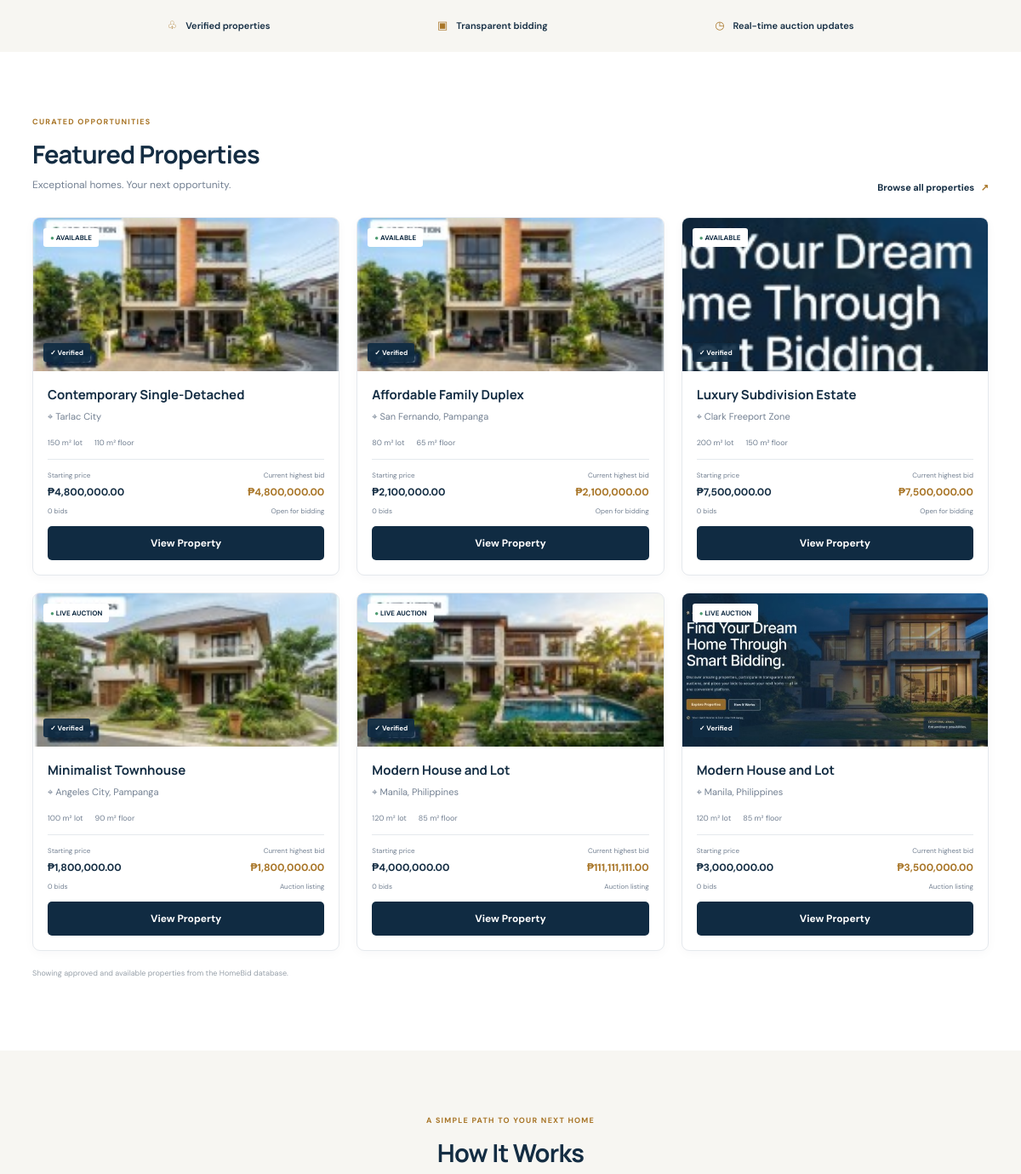
Before: / (middle part) with the older database file.
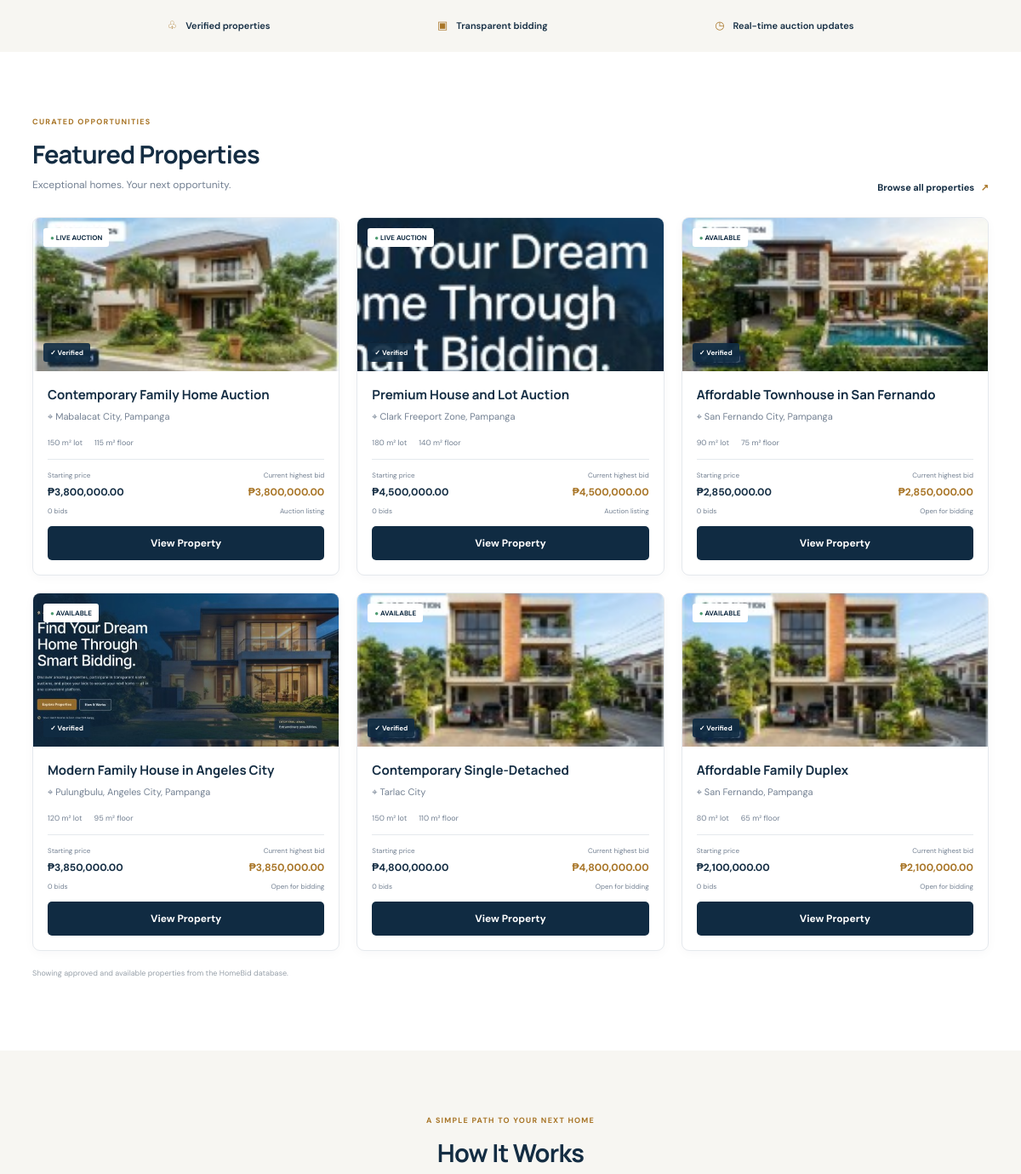
After: the same page with the newer database file.
### tables this page shows
CREATE TABLE `properties` (
  `id` int(11) NOT NULL,
  `user_id` int(11) NOT NULL,
  `title` varchar(150) NOT NULL,
  `description` text NOT NULL,
  `category` varchar(80) DEFAULT NULL,
  `location` varchar(255) NOT NULL,
  `region` varchar(100) DEFAULT NULL,
  `province` varchar(150) DEFAULT NULL,
  `city` varchar(150) DEFAULT NULL,
  `barangay` varchar(150) DEFAULT NULL,
  `lot_number` varchar(100) DEFAULT NULL,
  `lot_area` decimal(10,2) NOT NULL,
  `floor_area` decimal(10,2) NOT NULL,
  `price` decimal(12,2) NOT NULL,
  `status` enum('Available','Reserved','Sold','Auction') NOT NULL DEFAULT 'Available',
  `image_path` varchar(255) DEFAULT NULL,
  `is_featured` tinyint(1) NOT NULL DEFAULT 0,
  `created_at` timestamp NOT NULL DEFAULT current_timestamp(),
  `is_approved` tinyint(1) NOT NULL DEFAULT 0,
  `review_status` enum('pending','admin_approval','needs_revision','approved') NOT NULL DEFAULT 'pending',
  `review_feedback` text DEFAULT NULL,
  `reviewed_by` int(11) DEFAULT NULL,
  `reviewed_at` datetime DEFAULT NULL,
  `submission_type` enum('listing','auction') NOT NULL DEFAULT 'listing',
  `latitude` decimal(10,8) DEFAULT NULL,
  `longitude` decimal(11,8) DEFAULT NULL
);

### config/db.php (called while the page is built, shortened)
<?php
function hb_query(mysqli $conn, string $sql, array $params = []): mysqli_result|bool {
    return mysqli_query($conn, $sql);
}
function hb_fetch_all(mysqli_result|bool $result): array {
    return $result instanceof mysqli_result ? mysqli_fetch_all($result, MYSQLI_ASSOC) : [];
}

### index.php (the view, shortened to what the changed rows need)
<?php
require_once __DIR__ . '/config/db.php';
$featuredProperties = [];
$featuredLoadError = false;
try {
    $featuredQuery = hb_query($conn, "
        SELECT
            p.id, p.title, p.location, p.description, p.lot_area, p.floor_area,
            p.price, p.status, p.is_approved, p.image_path,
            a.starting_bid, a.current_bid,
            (SELECT COUNT(*) FROM bids b WHERE b.property_id = p.id) AS bidder_count
        FROM properties p
        LEFT JOIN auctions a ON a.id = (
            SELECT a2.id
            FROM auctions a2
            WHERE a2.property_id = p.id
            ORDER BY a2.id DESC
            LIMIT 1
        )
        WHERE p.is_approved = 1 AND p.review_status = 'approved'
          AND (p.status = 'Available' OR (p.status = 'Auction' AND a.review_status = 'approved' AND a.status IN ('active','upcoming')))
        ORDER BY p.created_at DESC, p.id DESC
        LIMIT 6
    ");
    $featuredProperties = hb_fetch_all($featuredQuery);
} catch (Throwable $e) {
    error_log('HomeBid featured properties: ' . 'Database operation failed');
    $featuredLoadError = true;
}
function homebid_money($amount): string {
    return '₱' . number_format((float)$amount, 2);
}
?>
<!DOCTYPE html>
<html lang="en">
<head>
    <link rel="stylesheet" href="style.css?v=20261116-3">
</head>
<body>
    <main>
        <section class="section properties-section" id="properties">
            <div class="section-heading">
                <div>
                    <h2>Featured Properties</h2>
                </div>
            </div>
            <div class="property-grid">
                <?php if ($featuredProperties): ?>
                    <?php foreach ($featuredProperties as $property): ?>
                        <article class="property-card">
                            <div class="property-image">
                                <img src="<?php echo htmlspecialchars($property['image_path'], ENT_QUOTES, 'UTF-8'); ?>" alt="<?= htmlspecialchars($property['title'], ENT_QUOTES, 'UTF-8') ?>">
                                <?php if (!empty($property['current_bid'])): ?>
                                    <span class="live-tag">● LIVE AUCTION</span>
                                <?php else: ?>
                                    <span class="live-tag">● AVAILABLE</span>
                                <?php endif; ?>
                                <span class="verified">✓ Verified</span>
                            </div>
                            <div class="property-body">
                                <h3><?= htmlspecialchars($property['title'], ENT_QUOTES, 'UTF-8') ?></h3>
                                <p class="location">⌖ <?= htmlspecialchars($property['location'], ENT_QUOTES, 'UTF-8') ?></p>
                                <div class="specs">
                                    <span><?= number_format((float)$property['lot_area'], 0) ?> m² lot</span>
                                    <span><?= number_format((float)$property['floor_area'], 0) ?> m² floor</span>
                                </div>
                                <div class="price-row">
                                    <div>
                                        <small>Starting price</small>
                                        <strong><?= homebid_money($property['starting_bid'] ?? $property['price']) ?></strong>
                                    </div>
                                    <div class="current">
                                        <small>Current highest bid</small>
                                        <strong><?= homebid_money($property['current_bid'] ?? $property['price']) ?></strong>
                                    </div>
                                </div>
                                <div class="card-foot">
                                    <span><?= (int)$property['bidder_count'] ?> bids</span>
                                    <span><?= !empty($property['current_bid']) ? 'Auction listing' : 'Open for bidding' ?></span>
                                </div>
                                <a class="btn btn-navy view-property"
                                   href="property-view.php?id=<?= (int)$property['id'] ?>">View Property</a>
                            </div>
                        </article>
                    <?php endforeach; ?>
                <?php elseif ($featuredLoadError): ?>
                    <p class="muted">Featured properties are temporarily unavailable. Please try again later.</p>
                <?php else: ?>
                    <p class="muted">There are no approved properties available right now. Check back soon for new listings.</p>
                <?php endif; ?>
            </div>
        </section>
        <section class="how-section" id="how-it-works">
            <div class="section centered">
                <h2>How It Works</h2>
            </div>
        </section>
    </main>
</body>
</html>

Changed rows visible on the page:
no longer on this page (row unchanged): properties: image_path (picture), shows "● AVAILABLE", title "Luxury Subdivision Estate", location "Clark Freeport Zone", lot_area "200", floor_area "150", price "₱7,500,000.00", bidder_count "0", shows "Open for bidding"
no longer on this page (row unchanged): properties: image_path (picture), shows "● LIVE AUCTION", title "Minimalist Townhouse", location "Angeles City, Pampanga", lot_area "100", floor_area "90", price "₱1,800,000.00", bidder_count "0", shows "Auction listing"
no longer on this page (row unchanged): properties: image_path (picture), shows "● LIVE AUCTION", title "Modern House and Lot", location "Manila, Philippines", lot_area "120", floor_area "85", price "₱4,000,000.00", price "₱111,111,111.00", bidder_count "0", shows "Auction listing"
no longer on this page (row unchanged): properties: image_path (picture), shows "● LIVE AUCTION", title "Modern House and Lot", location "Manila, Philippines", lot_area "120", floor_area "85", price "₱3,000,000.00", price "₱3,500,000.00", bidder_count "0", shows "Auction listing"
added properties: image_path (picture), shows "● LIVE AUCTION", title "Contemporary Family Home Auction", location "Mabalacat City, Pampanga", lot_area "150", floor_area "115", price "₱3,800,000.00", bidder_count "0", shows "Auction listing"
added properties: image_path (picture), shows "● LIVE AUCTION", title "Premium House and Lot Auction", location "Clark Freeport Zone, Pampanga", lot_area "180", floor_area "140", price "₱4,500,000.00", bidder_count "0", shows "Auction listing"
added properties: image_path (picture), shows "● AVAILABLE", title "Affordable Townhouse in San Fernando", location "San Fernando City, Pampanga", lot_area "90", floor_area "75", price "₱2,850,000.00", bidder_count "0", shows "Open for bidding"
added properties: image_path (picture), shows "● AVAILABLE", title "Modern Family House in Angeles City", location "Pulungbulu, Angeles City, Pampanga", lot_area "120", floor_area "95", price "₱3,850,000.00", bidder_count "0", shows "Open for bidding"
